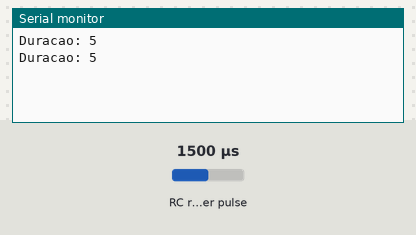
This sketch was run on a simulated Arduino Uno, built with avr-gcc and run on an emulated ATmega328P. Shown: the last lines printed to the serial monitor. Wiring (inferred from the names in the program): RC receiver channel: data pin 7. Inputs (shaded band) come from the test bench; at power-on: RC receiver pulse 1500 µs.

Above: at 1.2 s.
1.3 s: RC receiver pulse (sensor on pin 7) set to 1020 µs
At 2.6 s:
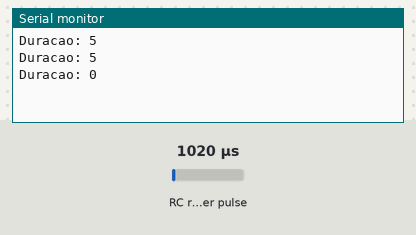
2.8 s: RC receiver pulse (sensor on pin 7) set to 1250 µs
At 3.9 s:
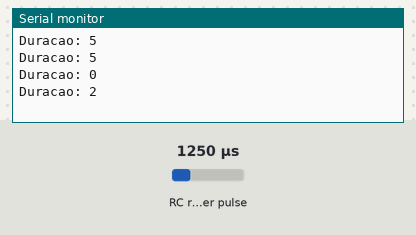
Timing chart, 0 to 5.8 s (numbered marks = the images above; inputs shaded):
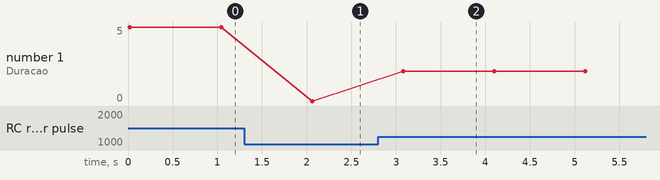

Measured:
- after the input at 1.3 s, the serial monitor: prints a new line after 0.76 s (image 1)
- after the input at 2.8 s, the serial monitor: prints a new line after 0.28 s (image 2)
- plotted number 1: 5 → 0 after the input at 1.3 s, 0 → 2 after the input at 2.8 s

The sketch:

Turnigy_9x_1_Canal.ino
```cpp
//Leitura de 1 canal por RC
int Canal01 = 7;

unsigned long RCanal01;

void setup()
{
  Serial.begin(9600); // inicializa a comunicação serial
  pinMode(Canal01, INPUT);
}

void loop()
{
  RCanal01 = pulseIn(Canal01, HIGH);
  RCanal01 = map(RCanal01,1000,2000,0,10);
  Serial.print("Duracao: ");
  Serial.println(RCanal01);
  delay(1000);
}
```
